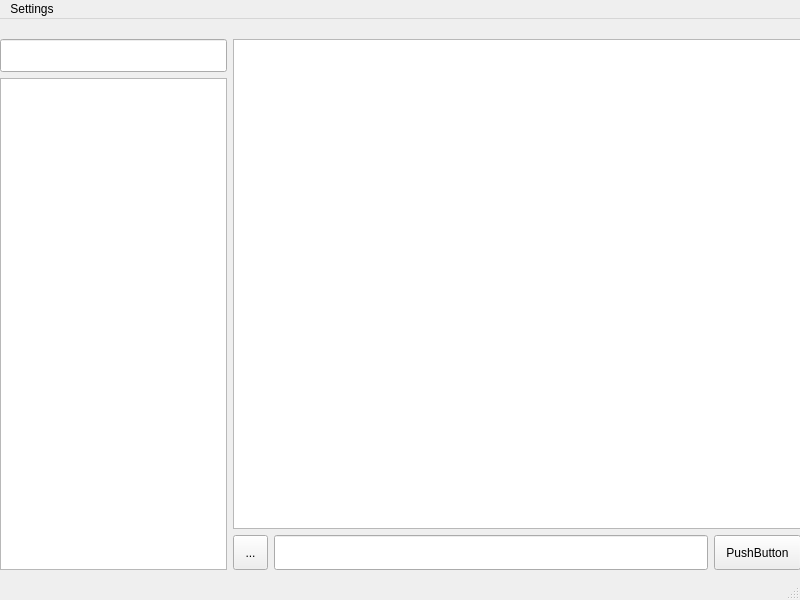
<?xml version="1.0" encoding="UTF-8"?>
<ui version="4.0">
 <class>MainWindow</class>
 <widget class="QMainWindow" name="MainWindow">
  <property name="geometry">
   <rect>
    <x>0</x>
    <y>0</y>
    <width>800</width>
    <height>600</height>
   </rect>
  </property>
  <property name="windowTitle">
   <string>MainWindow</string>
  </property>
  <widget class="QWidget" name="centralwidget">
   <widget class="QWidget" name="horizontalLayoutWidget">
    <property name="geometry">
     <rect>
      <x>0</x>
      <y>0</y>
      <width>801</width>
      <height>551</height>
     </rect>
    </property>
    <layout class="QHBoxLayout" name="horizontalLayout_2" stretch="4,10">
     <item>
      <layout class="QVBoxLayout" name="leftLayout" stretch="0,1,15">
       <item>
        <spacer name="verticalSpacer">
         <property name="orientation">
          <enum>Qt::Orientation::Vertical</enum>
         </property>
         <property name="sizeHint" stdset="0">
          <size>
           <width>20</width>
           <height>20</height>
          </size>
         </property>
        </spacer>
       </item>
       <item>
        <widget class="QLineEdit" name="lineEdit">
         <property name="sizePolicy">
          <sizepolicy hsizetype="Expanding" vsizetype="Expanding">
           <horstretch>0</horstretch>
           <verstretch>0</verstretch>
          </sizepolicy>
         </property>
        </widget>
       </item>
       <item>
        <widget class="QListView" name="contactsView"/>
       </item>
      </layout>
     </item>
     <item>
      <layout class="QVBoxLayout" name="rightLayout" stretch="0,5,1">
       <item>
        <spacer name="verticalSpacer_2">
         <property name="orientation">
          <enum>Qt::Orientation::Vertical</enum>
         </property>
         <property name="sizeHint" stdset="0">
          <size>
           <width>20</width>
           <height>20</height>
          </size>
         </property>
        </spacer>
       </item>
       <item>
        <widget class="QListView" name="chatView"/>
       </item>
       <item>
        <layout class="QHBoxLayout" name="horizontalLayout_4" stretch="1,5,1">
         <property name="sizeConstraint">
          <enum>QLayout::SizeConstraint::SetMaximumSize</enum>
         </property>
         <item>
          <widget class="QToolButton" name="toolButton">
           <property name="minimumSize">
            <size>
             <width>35</width>
             <height>35</height>
            </size>
           </property>
           <property name="text">
            <string>...</string>
           </property>
          </widget>
         </item>
         <item>
          <widget class="QLineEdit" name="lineEdit_2">
           <property name="minimumSize">
            <size>
             <width>0</width>
             <height>35</height>
            </size>
           </property>
          </widget>
         </item>
         <item>
          <widget class="QPushButton" name="pushButton">
           <property name="minimumSize">
            <size>
             <width>0</width>
             <height>35</height>
            </size>
           </property>
           <property name="text">
            <string>PushButton</string>
           </property>
          </widget>
         </item>
        </layout>
       </item>
      </layout>
     </item>
    </layout>
   </widget>
  </widget>
  <widget class="QMenuBar" name="menubar">
   <property name="geometry">
    <rect>
     <x>0</x>
     <y>0</y>
     <width>800</width>
     <height>26</height>
    </rect>
   </property>
   <property name="minimumSize">
    <size>
     <width>0</width>
     <height>0</height>
    </size>
   </property>
   <property name="maximumSize">
    <size>
     <width>800</width>
     <height>16777215</height>
    </size>
   </property>
   <widget class="QMenu" name="menuSettings">
    <property name="title">
     <string>Settings</string>
    </property>
    <addaction name="actionUredi"/>
   </widget>
   <addaction name="menuSettings"/>
  </widget>
  <widget class="QStatusBar" name="statusbar"/>
  <action name="actionUredi">
   <property name="text">
    <string>Uredi</string>
   </property>
  </action>
 </widget>
 <resources/>
 <connections/>
</ui>
